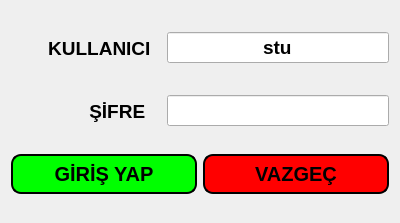
<?xml version="1.0" encoding="UTF-8"?>
<ui version="4.0">
 <class>LoginPage</class>
 <widget class="QDialog" name="LoginPage">
  <property name="geometry">
   <rect>
    <x>0</x>
    <y>0</y>
    <width>400</width>
    <height>223</height>
   </rect>
  </property>
  <property name="windowTitle">
   <string>Giriş Yapınız</string>
  </property>
  <layout class="QVBoxLayout" name="verticalLayout">
   <item>
    <layout class="QHBoxLayout" name="horizontalLayout">
     <item>
      <widget class="QLabel" name="label">
       <property name="minimumSize">
        <size>
         <width>150</width>
         <height>40</height>
        </size>
       </property>
       <property name="maximumSize">
        <size>
         <width>80</width>
         <height>40</height>
        </size>
       </property>
       <property name="font">
        <font>
         <pointsize>14</pointsize>
         <weight>75</weight>
         <bold>true</bold>
        </font>
       </property>
       <property name="text">
        <string>KULLANICI  </string>
       </property>
       <property name="alignment">
        <set>Qt::AlignRight|Qt::AlignTrailing|Qt::AlignVCenter</set>
       </property>
      </widget>
     </item>
     <item>
      <widget class="QLineEdit" name="lineEditKullanici">
       <property name="font">
        <font>
         <pointsize>14</pointsize>
         <weight>75</weight>
         <bold>true</bold>
        </font>
       </property>
       <property name="text">
        <string>stu</string>
       </property>
       <property name="alignment">
        <set>Qt::AlignCenter</set>
       </property>
      </widget>
     </item>
    </layout>
   </item>
   <item>
    <layout class="QHBoxLayout" name="horizontalLayout_2">
     <item>
      <widget class="QLabel" name="label_2">
       <property name="minimumSize">
        <size>
         <width>150</width>
         <height>40</height>
        </size>
       </property>
       <property name="maximumSize">
        <size>
         <width>80</width>
         <height>40</height>
        </size>
       </property>
       <property name="font">
        <font>
         <pointsize>14</pointsize>
         <weight>75</weight>
         <bold>true</bold>
        </font>
       </property>
       <property name="text">
        <string>ŞİFRE   </string>
       </property>
       <property name="alignment">
        <set>Qt::AlignRight|Qt::AlignTrailing|Qt::AlignVCenter</set>
       </property>
      </widget>
     </item>
     <item>
      <widget class="QLineEdit" name="lineEditSifre">
       <property name="font">
        <font>
         <pointsize>14</pointsize>
         <weight>75</weight>
         <bold>true</bold>
        </font>
       </property>
       <property name="alignment">
        <set>Qt::AlignCenter</set>
       </property>
      </widget>
     </item>
    </layout>
   </item>
   <item>
    <layout class="QHBoxLayout" name="horizontalLayout_3">
     <item>
      <widget class="QPushButton" name="pushButtonLogin">
       <property name="minimumSize">
        <size>
         <width>0</width>
         <height>40</height>
        </size>
       </property>
       <property name="font">
        <font>
         <pointsize>15</pointsize>
         <weight>75</weight>
         <bold>true</bold>
        </font>
       </property>
       <property name="styleSheet">
        <string notr="true">QPushButton{
	background-color: rgb(0, 255, 0);
	border: 2px solid;
	border-radius: 10px;
}
QPushButton::hover
{
	background-color: rgb(255, 255, 0);

}</string>
       </property>
       <property name="text">
        <string>GİRİŞ YAP</string>
       </property>
      </widget>
     </item>
     <item>
      <widget class="QPushButton" name="pushButtonCancel">
       <property name="minimumSize">
        <size>
         <width>0</width>
         <height>40</height>
        </size>
       </property>
       <property name="font">
        <font>
         <pointsize>15</pointsize>
         <weight>75</weight>
         <bold>true</bold>
        </font>
       </property>
       <property name="styleSheet">
        <string notr="true">QPushButton{
	background-color: rgb(255,0, 0);
	border: 2px solid;
	border-radius: 10px;
}
QPushButton::hover
{
	background-color: rgb(255, 255, 0);

}</string>
       </property>
       <property name="text">
        <string>VAZGEÇ</string>
       </property>
      </widget>
     </item>
    </layout>
   </item>
  </layout>
 </widget>
 <resources/>
 <connections/>
</ui>
